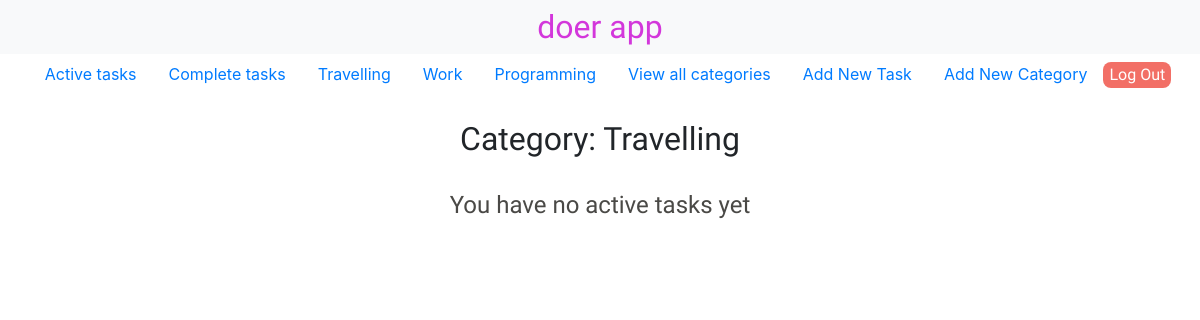
/8 (signed in), run on the app's committed database.
### todo/models.py (models this page shows, shortened)
class Category(models.Model):
    id = models.AutoField(primary_key=True)
    name = models.CharField(max_length=64)
    doer = models.ForeignKey(User,on_delete=models.CASCADE,related_name="categories",default=1)

### todo/views.py (the view)
# urls.py: path('<int:category_id>',views.category_view,name='category_view'),
def category_view(request,category_id):
    category = Category.objects.get(id=category_id)
    return render(request,'todo/category.html',{
            "category_name":category.name,
            "active_tasks":Task.objects.filter(category=category,complete=False),
            "categories":Category.objects.filter(doer=request.user)[:3],
        })

### todo/templates/todo/category.html
{% extends 'todo/layout.html' %}
{% block sidebarcategory %}
    {% for category in categories %}
        <li class="nav-item">
            <a class="nav-link active" href="{% url 'category_view' category.id %}">{{category.name}}</a>
        </li>
    {% endfor %}
{% endblock %}
{% block body %}
    <h1 class="category-name">Category: {{category_name}}</h1>
    <div class="active-tasks-list">
        {% for task in active_tasks %}
        <div class="active-task">
            <div class="task-info">
                <h4>{{task.description}}</h4>
                <div class="additional-info">
                    {% if task.deadline %}
                    <h6> &#x1F4C5 {{task.deadline|date:'F j'}}</h6>
                    {% endif %}
                </div>
            </div>
            <div class="tasks-control-buttons">
                <form action="{% url 'main' %}" method="post">
                    {% csrf_token %}
                    <input type="hidden" name="task" id="task" value="{{task.id}}" />
                    <input class="complete-button" type="submit" name="complete" value="Complete" />
                </form>
                <form action="{% url 'main' %}" method="post">
                    {% csrf_token %}
                    <input type="hidden" name="delete" value="{{task.id}}" />
                    <input class="remove-button" type="submit" value="Remove" />
                </form>
                <form action="{% url 'edit_task' %}" method="post">
                    {% csrf_token %}
                    <input type="hidden" name="edit" value="{{task.id}}" />
                    <input class="edit-button" type="submit" value="Edit" />
                </form>
            </div>
        </div>
        {% empty %}
        <h4 class="empty-tasks-text">You have no active tasks yet</h4>
        {% endfor %}
    </div>
{% endblock %}

### todo/static/todo/css/styles.css (style rules this page uses)
*, *::before, *::after { box-sizing: border-box; }
body { margin-inline: auto; width: min(100%, 100em); }
.active-tasks-list, .complete-tasks-list { margin-top: 2em; }
.empty-tasks-text { text-align: center; font-family: var(--font-main); font-weight: 500; color: #4a4946; }
.category-name { text-align: center; font-family: var(--font-header); font-size: 2em; margin-block: 0.5em; }

### data on the page
Category: name "Travelling"
Category: name "Work"
Category: name "Programming"
